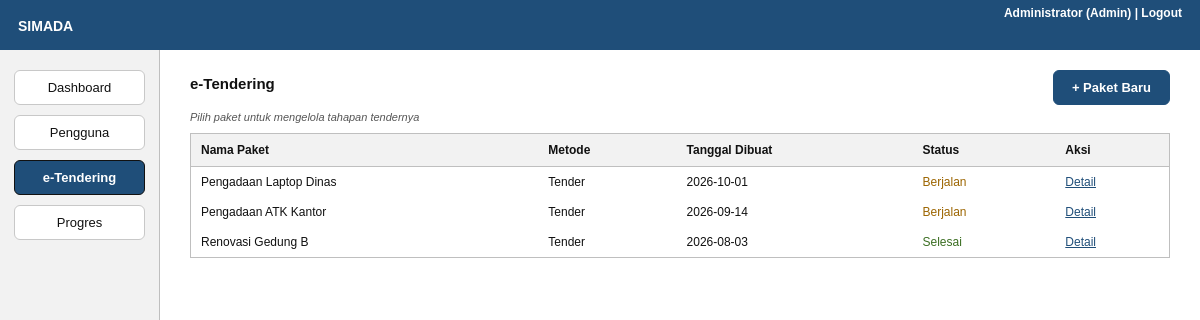
Screenshot of /public/index.php?page=tender (signed in) with the database file from the repository.
### tables this page shows
CREATE TABLE paket_pengadaan (
  id         INT UNSIGNED AUTO_INCREMENT PRIMARY KEY,
  nama_paket VARCHAR(150) NOT NULL,
  metode     ENUM('Tender','Pengadaan Langsung','E-Purchasing') NOT NULL,
  status     ENUM('Analisis','Berjalan','Selesai') NOT NULL DEFAULT 'Analisis',
  tanggal    DATE NOT NULL,
  created_by INT UNSIGNED NULL,
  CONSTRAINT fk_paket_user FOREIGN KEY (created_by) REFERENCES users(id)
);

### core/Controller.php (called while the page is built, shortened)
<?php
abstract class Controller
{
    protected function render(string $view, array $data = [], string $active = ''): void
    {
        extract($data);
        require __DIR__ . '/../views/layout/header.php';
        require __DIR__ . "/../views/$view.php";
        require __DIR__ . '/../views/layout/footer.php';
    }
}

### controllers/TenderController.php (called while the page is built, shortened)
<?php
class TenderController extends Controller
{
    private PaketPengadaan $paket;
    public function __construct()
    {
        $this->paket = new PaketPengadaan();
    }
    private function canEdit(): bool
    {
        return in_array(Auth::user()['role'], ['Pokja', 'Admin'], true);
    }
    public function index(): void
    {
        $modal = isset($_GET['form']); $data = ['nama_paket' => '', 'metode' => 'Tender']; $errors = [];
        $this->render('tender/index', [
            'list' => $this->paket->allWithProgress(), 'canEdit' => $this->canEdit(),
            'modal' => $modal && $this->canEdit(), 'data' => $data, 'errors' => $errors,
        ], 'tender');
    }
}

### public/index.php (called while the page is built, shortened)
<?php
$routes = [
    'login'       => [AuthController::class, 'login'],
    'logout'      => [AuthController::class, 'logout'],
    'dashboard'   => [DashboardController::class, 'index'],
    'users'       => [UserController::class, 'index'],
    'user-toggle' => [UserController::class, 'toggle'],
    'tender'      => [TenderController::class, 'index'],
    'paket'       => [TenderController::class, 'detail'],
    'progres'     => [ProgresController::class, 'index'],
];
$page = $_GET['page'] ?? (Auth::check() ? 'dashboard' : 'login');
[$class, $method] = $routes[$page] ?? $routes['login'];
(new $class())->$method();

### models/PaketPengadaan.php (called while the page is built, shortened)
<?php
class PaketPengadaan extends Model
{
    public function allWithProgress(): array
    {
        return $this->db->query(
            "SELECT p.*,
                    (SELECT COUNT(*) FROM tender t WHERE t.paket_id = p.id AND t.status = 'Selesai') AS tahap_selesai,
                    (SELECT t.tahap FROM tender t WHERE t.paket_id = p.id AND t.status = 'Berjalan'
                      ORDER BY t.id LIMIT 1) AS tahap_aktif
             FROM paket_pengadaan p ORDER BY p.tanggal DESC, p.id DESC"
        )->fetchAll();
    }
}

### views/tender/index.php (the view, shortened to what this page needs)
<div class="head"><h1>e-Tendering</h1><?php if ($canEdit): ?><a class="btn" href="index.php?page=tender&form=new">+ Paket Baru</a><?php endif; ?></div>
<p class="hint">Pilih paket untuk mengelola tahapan tendernya</p>
<table><thead><tr><th>Nama Paket</th><th>Metode</th><th>Tanggal Dibuat</th><th>Status</th><th>Aksi</th></tr></thead><tbody>
<?php foreach ($list as $p): ?>
<tr><td><?= $e($p['nama_paket']) ?></td><td><?= $e($p['metode']) ?></td><td><?= $e($p['tanggal']) ?></td>
<td class="st-<?= strtolower($p['status']) ?>"><?= $e($p['status']) ?></td><td><a href="index.php?page=paket&id=<?= $p['id'] ?>">Detail</a></td></tr>
<?php endforeach; ?></tbody></table>

### public/assets/style.css (style rules this page uses)
* { box-sizing:border-box }
body { margin:0;font-family:Arial,Helvetica,sans-serif;font-size:13px;color:#111;background:#fff }
a { color:#1F4E79 }
.btn { display:inline-block;background:#1F4E79;color:#fff;border:1px solid #1F4E79;border-radius:6px;padding:9px 18px;font:inherit;font-weight:bold;text-decoration:none;cursor:pointer }
h1 { font-size:15px;margin:4px 0 12px }
.head { display:flex;justify-content:space-between;align-items:center;margin-bottom:12px }
.hint { font-style:italic;color:#555;font-size:11px;margin:-6px 0 10px }
table { width:100%;border-collapse:collapse;border:1px solid #bfbfbf;font-size:12px }
th { background:#f2f2f2;text-align:left;padding:9px 10px;border-bottom:1px solid #bfbfbf }
td { padding:8px 10px }
.st-aktif,.st-selesai { color:#3b6e22 }
.st-berjalan { color:#9c6500 }

### rows the page displays
paket_pengadaan: nama_paket "Pengadaan Laptop Dinas", metode "Tender", tanggal "2026-10-01", status "Berjalan"
paket_pengadaan: nama_paket "Pengadaan ATK Kantor", metode "Tender", tanggal "2026-09-14", status "Berjalan"
paket_pengadaan: nama_paket "Renovasi Gedung B", metode "Tender", tanggal "2026-08-03", status "Selesai"

### other values shown
$e($user['nama']) "Administrator"
$e($user['role']) "Admin"
$label "Dashboard"
$label "Pengguna"
$label "e-Tendering"
$label "Progres"
